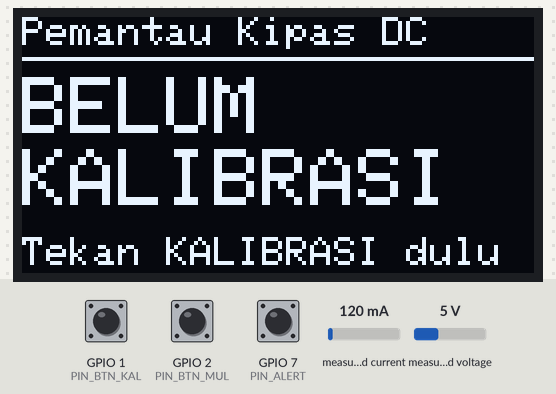
This sketch was run on a simulated ESP32-S3. On the bench: 128×64 one-colour display. Wiring (inferred from the names in the program): INA219 current sensor at I2C address 0x44. Inputs (shaded band) come from the test bench; at power-on: GPIO 1 (PIN_BTN_KAL) HIGH, GPIO 2 (PIN_BTN_MUL) HIGH, GPIO 7 (PIN_ALERT) HIGH, measured current 120 mA, measured voltage 5 V. EEPROM starts erased; what the sketch prints to the serial monitor is not drawn.

Above: at 2.7 s.
2.8 s: GPIO 1 (PIN_BTN_KAL) pulled LOW for 0.15 s
At 2.85 s:
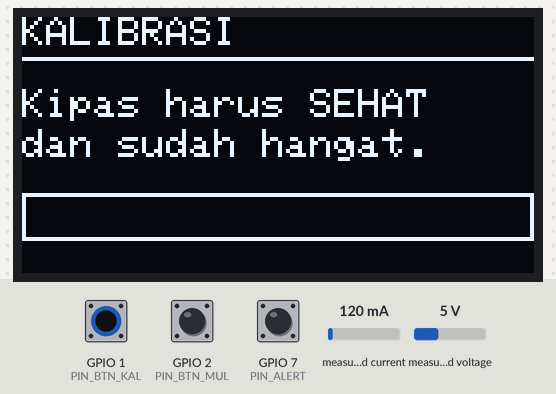
At 4.1 s:
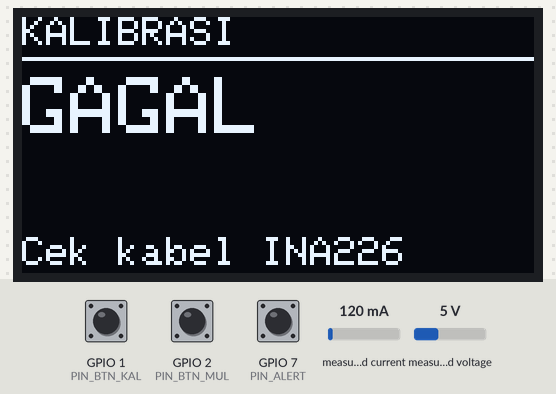
4.4 s: GPIO 2 (PIN_BTN_MUL) pulled LOW for 0.15 s
At 4.8 s:
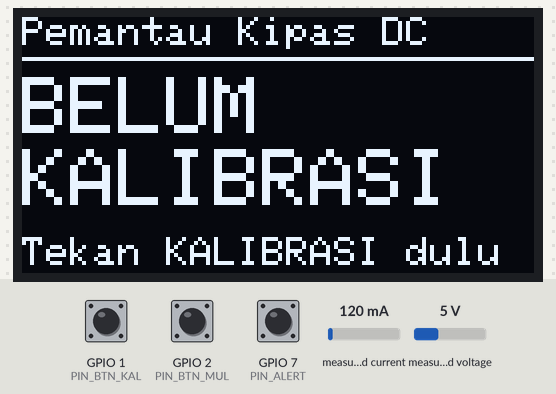
Timing chart, 0 to 7.4 s (numbered marks = the images above; inputs shaded):
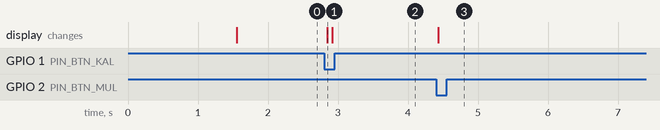

Measured:
- after the input at 2.8 s, the display: changes at once (image 1)
- after the input at 4.4 s, the display: changes at once (image 3)

The sketch:

03_klasifikasi.ino
```cpp
/*
 * 03_klasifikasi.ino  —  Klasifikasi kondisi kipas di perangkat (edge AI)
 * --------------------------------------------------------------
 * Alur per jendela (768 sampel ≈ 253 ms pada 3030 SPS):
 *   akuisisi INA226 (ALERT) → ciri riak + FFT 1024 → MLP int8 → kelas
 * Kelas: Sehat, Aliran Terhambat, Tidak Dikenal.
 *
 * Antarmuka mandiri (opsional, tanpa laptop):
 *   OLED SSD1306 128x64 di I2C kedua (SDA GPIO4, SCL GPIO5, 400 kHz) —
 *   terpisah dari INA226 agar pencuplikan tidak terganggu.
 *   Tombol KALIBRASI (GPIO1 ke GND) dan tombol MULAI (GPIO2 ke GND).
 *   Bila OLED terdeteksi, perangkat menunggu tombol MULAI; tanpa OLED,
 *   pembacaan langsung berjalan (mode laptop).
 *
 * Kalibrasi (WAJIB sekali per kipas, saat kipas terpasang, hangat, dan sehat):
 *   tombol KALIBRASI, kirim 'k' lewat Serial Monitor (115200), atau tahan
 *   tombol BOOT ±2 detik. Perangkat merekam ±10 detik dan menyimpan patokan
 *   arus & riak ke flash, lalu mulai membaca.
 * Perintah Serial lain: 'm' = mulai/berhenti membaca, 'r' = hapus kalibrasi,
 *   'd' = kirim satu jendela mentah + ciri (verifikasi tools/cek_firmware.py).
 *
 * Model & parameter: model_data.h (dibuat tools/ekspor_model.py).
 * Pengaman fisik: |I/I_patokan − 1| > 25 % → Tidak Dikenal.
 * -------------------------------------------------------------- */

#include <Wire.h>
#include <Preferences.h>
#include <math.h>
#include "soc/gpio_reg.h"
#include <Adafruit_GFX.h>
#include <Adafruit_SSD1306.h>
#include "model_data.h"

// ---------------- Perangkat keras (sama dengan sketch 02) ----------------
#define PIN_SDA      8
#define PIN_SCL      9
#define PIN_ALERT    7
#define PIN_BOOT     0
#define PIN_BTN_KAL  1           // tombol KALIBRASI ke GND
#define PIN_BTN_MUL  2           // tombol MULAI/BERHENTI ke GND
#define PIN_OLED_SDA 4
#define PIN_OLED_SCL 5
#define INA_ADDR     0x44
#define I2C_HZ       1000000
#define VSHCT_CODE   2           // 332 us -> ±3030 SPS
#define REG_CONFIG   0x00
#define REG_SHUNT    0x01
#define REG_MASK     0x06
#define LSB_MA       0.025f      // 2,5 uV / 0,1 ohm

// ---------------- Pengolahan sinyal ----------------
#define N_WIN        768
#define N_FFT        1024
#define N_BIN        (N_FFT / 2 + 1)
#define N_KALIB      40          // jendela kalibrasi (±10 s)
#define N_VOTE       5           // pemungutan suara jendela terakhir
#define EPSF         1e-6f

struct Ciri { float log_dc, riak_dc, kurtosis, crest, flat, lantai_rel, dc; };

static const char *KELAS[3] = {"Sehat", "Aliran Terhambat", "Tidak Dikenal"};

static float sig[N_WIN];
static float win[N_WIN];
static float re[N_FFT], im[N_FFT];
static float amp[N_BIN];
static float tmp[N_BIN];
static float tw_c[N_FFT / 2], tw_s[N_FFT / 2];
static float win_sum = 0;

Preferences prefs;
bool kalibrasi_ada = false;
float base_logdc = 0, base_riak = 0;
int votes[N_VOTE]; int vote_n = 0, vote_i = 0;
bool membaca = true;

// ---------------- OLED & tombol ----------------
TwoWire WireOled = TwoWire(1);
Adafruit_SSD1306 oled(128, 64, &WireOled, -1);
bool oled_ok = false;
volatile bool req_kal = false, req_mul = false;
volatile uint32_t t_kal = 0, t_mul = 0;

void IRAM_ATTR isrKal() { uint32_t t = millis(); if (t - t_kal > 300) { req_kal = true; t_kal = t; } }
void IRAM_ATTR isrMul() { uint32_t t = millis(); if (t - t_mul > 300) { req_mul = true; t_mul = t; } }

void layarTeks(const char *baris1, const char *besar1, const char *besar2, const char *baris4) {
  if (!oled_ok) return;
  oled.clearDisplay();
  oled.setTextColor(SSD1306_WHITE);
  oled.setTextSize(1); oled.setCursor(0, 0); oled.print(baris1);
  oled.drawFastHLine(0, 10, 128, SSD1306_WHITE);
  oled.setTextSize(2);
  oled.setCursor(0, 15); oled.print(besar1);
  if (besar2 && besar2[0]) { oled.setCursor(0, 33); oled.print(besar2); }
  oled.setTextSize(1); oled.setCursor(0, 55); oled.print(baris4);
  oled.display();
}

void layarProgres(int n, int total) {
  if (!oled_ok) return;
  oled.clearDisplay();
  oled.setTextSize(1); oled.setCursor(0, 0); oled.print("KALIBRASI");
  oled.drawFastHLine(0, 10, 128, SSD1306_WHITE);
  oled.setCursor(0, 18); oled.print("Kipas harus SEHAT");
  oled.setCursor(0, 28); oled.print("dan sudah hangat.");
  oled.drawRect(0, 44, 128, 12, SSD1306_WHITE);
  oled.fillRect(2, 46, (int)(124.0f * n / total), 8, SSD1306_WHITE);
  oled.display();
}

void layarSiap() {
  char b4[32];
  if (kalibrasi_ada) snprintf(b4, sizeof(b4), "Patokan %.1f mA", powf(10, base_logdc));
  else snprintf(b4, sizeof(b4), "Tekan KALIBRASI dulu");
  layarTeks("Pemantau Kipas DC", kalibrasi_ada ? "SIAP" : "BELUM", kalibrasi_ada ? "tekan MULAI" : "KALIBRASI", b4);
}

void layarHasil(int stabil, float dc, float dI, float yakin) {
  if (!oled_ok) return;
  static const char *A[3] = {"SEHAT", "ALIRAN", "TIDAK"};
  static const char *B[3] = {"", "TERHAMBAT", "DIKENAL"};
  char b4[32];
  snprintf(b4, sizeof(b4), "%.1fmA %+.1f%% %d%%", dc, dI * 100, (int)(yakin * 100 + 0.5f));
  layarTeks("Kondisi kipas:     *", A[stabil], B[stabil], b4);
}

// ================= INA226 =================
bool readReg(uint8_t reg, uint16_t &out) {
  Wire.beginTransmission(INA_ADDR);
  Wire.write(reg);
  if (Wire.endTransmission() != 0) return false;
  if (Wire.requestFrom((uint8_t)INA_ADDR, (uint8_t)2) != 2) return false;
  uint8_t hi = Wire.read(), lo = Wire.read();
  out = ((uint16_t)hi << 8) | lo;
  return true;
}

bool writeReg(uint8_t reg, uint16_t val) {
  Wire.beginTransmission(INA_ADDR);
  Wire.write(reg);
  Wire.write((uint8_t)(val >> 8));
  Wire.write((uint8_t)(val & 0xFF));
  return Wire.endTransmission() == 0;
}

void startContinuous() {
  writeReg(REG_CONFIG, 0x4000 | ((uint16_t)(VSHCT_CODE & 0x7) << 3) | 0x0005);  // AVG=1, shunt kontinu
  writeReg(REG_MASK, 0x0400);                                                     // CNVR → ALERT
  uint16_t dummy; readReg(REG_MASK, dummy);
}

// Rekam satu jendela. Mengembalikan laju cuplik [Hz] atau 0 bila gagal.
// Loop dibuat seringan mungkin: waktu baca ESP32 (2 transaksi I2C) hanya
// ±3 us lebih cepat dari satu konversi 332 us, jadi konversi ke mA dan
// pencatatan waktu dilakukan setelah jendela selesai.
static int16_t rawBuf[N_WIN];
static uint16_t dtHist[1024];                      // histogram jarak antar sampel (us)
uint32_t lastMissed = 0;
float captureWindow() {
  uint32_t t_first = 0, t_prev = 0, missed = 0;
  memset(dtHist, 0, sizeof(dtHist));
  Serial.flush();                                   // jangan ada pengiriman Serial selama akuisisi
  uint16_t dummy0; readReg(REG_MASK, dummy0);       // buang konversi yang sudah lama menunggu
  for (int i = 0; i < N_WIN; i++) {
    uint32_t start = micros();
    while (REG_READ(GPIO_IN_REG) & (1UL << PIN_ALERT)) {   // ALERT aktif-LOW (baca register langsung)
      if (micros() - start > 50000) return 0;
    }
    uint32_t t = micros();
    uint16_t raw, dummy;
    if (!readReg(REG_MASK, dummy)) return 0;        // hapus flag DULU
    if (!readReg(REG_SHUNT, raw)) return 0;
    rawBuf[i] = (int16_t)raw;
    if (i == 0) t_first = t;
    else {
      uint32_t dt = t - t_prev;
      dtHist[dt < 1023 ? dt : 1023]++;
      if (dt > 498) missed++;                       // > 1,5 x 332 us
    }
    t_prev = t;
  }
  for (int i = 0; i < N_WIN; i++) sig[i] = rawBuf[i] * LSB_MA;
  lastMissed = missed;
  // Laju cuplik = 1 / median jarak antar sampel (sama dengan tools/capture_fft.py)
  uint32_t half = (N_WIN - 1) / 2, cum = 0;
  for (int d = 0; d < 1024; d++) {
    cum += dtHist[d];
    if (cum > half) return 1e6f / (float)d;
  }
  return 0;
}

// ================= FFT radix-2 (in-place) =================
void fftInit() {
  for (int i = 0; i < N_FFT / 2; i++) {
    tw_c[i] = cosf(2.0f * PI * i / N_FFT);
    tw_s[i] = -sinf(2.0f * PI * i / N_FFT);
  }
  win_sum = 0;
  for (int n = 0; n < N_WIN; n++) {                // = numpy.hanning(N_WIN)
    win[n] = 0.5f - 0.5f * cosf(2.0f * PI * n / (N_WIN - 1));
    win_sum += win[n];
  }
}

void fft() {
  for (int i = 1, j = 0; i < N_FFT; i++) {          // pembalikan bit
    int bit = N_FFT >> 1;
    for (; j & bit; bit >>= 1) j ^= bit;
    j ^= bit;
    if (i < j) { float t = re[i]; re[i] = re[j]; re[j] = t; t = im[i]; im[i] = im[j]; im[j] = t; }
  }
  for (int len = 2; len <= N_FFT; len <<= 1) {
    int step = N_FFT / len;
    for (int i = 0; i < N_FFT; i += len) {
      for (int k = 0; k < len / 2; k++) {
        float wr = tw_c[k * step], wi = tw_s[k * step];
        int a = i + k, b = i + k + len / 2;
        float xr = re[b] * wr - im[b] * wi;
        float xi = re[b] * wi + im[b] * wr;
        re[b] = re[a] - xr; im[b] = im[a] - xi;
        re[a] += xr;        im[a] += xi;
      }
    }
  }
}

int cmpf(const void *a, const void *b) {
  float x = *(const float *)a, y = *(const float *)b;
  return (x > y) - (x < y);
}

// ================= Ciri (harus identik dengan tools/fitur.py) =================
Ciri hitungCiri(float fs) {
  Ciri c;
  double s = 0;
  for (int n = 0; n < N_WIN; n++) s += sig[n];
  float dc = s / N_WIN;
  double m2 = 0, m4 = 0; float pk = 0;
  for (int n = 0; n < N_WIN; n++) {
    float a = sig[n] - dc;
    double a2 = (double)a * a;
    m2 += a2; m4 += a2 * a2;
    if (fabsf(a) > pk) pk = fabsf(a);
  }
  m2 /= N_WIN; m4 /= N_WIN;
  float rms = sqrtf((float)m2) + EPSF;
  c.dc = dc;
  c.log_dc = log10f(fmaxf(dc, 0.1f));
  c.riak_dc = rms / fmaxf(dc, 1.0f);
  c.kurtosis = (float)(m4 / pow(rms, 4)) - 3.0f;
  c.crest = pk / rms;

  for (int n = 0; n < N_FFT; n++) {
    re[n] = (n < N_WIN) ? (sig[n] - dc) * win[n] : 0.0f;
    im[n] = 0.0f;
  }
  fft();
  for (int k = 0; k < N_BIN; k++) amp[k] = 2.0f * sqrtf(re[k] * re[k] + im[k] * im[k]) / win_sum;

  float df = fs / N_FFT;
  double sum_log = 0, sum_p = 0; int nb = 0;
  for (int k = 0; k < N_BIN; k++) {
    float f = k * df;
    if (f > 50.0f && f < 1500.0f) {
      double p = (double)amp[k] * amp[k] + 1e-12;
      sum_log += log(p); sum_p += p; nb++;
    }
  }
  c.flat = nb ? (float)(exp(sum_log / nb) / (sum_p / nb)) : 0.0f;

  for (int k = 1; k < N_BIN; k++) tmp[k - 1] = amp[k];      // median amp[1:]
  qsort(tmp, N_BIN - 1, sizeof(float), cmpf);
  int m = N_BIN - 1;
  float med = (m % 2) ? tmp[m / 2] : 0.5f * (tmp[m / 2 - 1] + tmp[m / 2]);
  c.lantai_rel = log10f(med / rms + EPSF);
  return c;
}

// ================= MLP int8 =================
void inferensi(const float in[MODEL_N_IN], float prob[MODEL_N_OUT]) {
  int32_t q0[MODEL_N_IN], q1[MODEL_N_H1], q2[MODEL_N_H2];
  for (int i = 0; i < MODEL_N_IN; i++) {
    float x = fminf(fmaxf(in[i], CLIP_LO[i]), CLIP_HI[i]);
    float z = (x - SC_MEAN[i]) / SC_STD[i];
    q0[i] = (int32_t)fminf(fmaxf(roundf(z / S_IN0), -127.0f), 127.0f);
  }
  for (int o = 0; o < MODEL_N_H1; o++) {
    int32_t acc = MDL_B1[o];
    for (int i = 0; i < MODEL_N_IN; i++) acc += (int32_t)MDL_W1[o * MODEL_N_IN + i] * q0[i];
    q1[o] = (int32_t)fminf(fmaxf(roundf(acc * MDL_M1), 0.0f), 127.0f);
  }
  for (int o = 0; o < MODEL_N_H2; o++) {
    int32_t acc = MDL_B2[o];
    for (int i = 0; i < MODEL_N_H1; i++) acc += (int32_t)MDL_W2[o * MODEL_N_H1 + i] * q1[i];
    q2[o] = (int32_t)fminf(fmaxf(roundf(acc * MDL_M2), 0.0f), 127.0f);
  }
  float mx = -1e30f, logit[MODEL_N_OUT], s = 0;
  for (int o = 0; o < MODEL_N_OUT; o++) {
    int32_t acc = MDL_B3[o];
    for (int i = 0; i < MODEL_N_H2; i++) acc += (int32_t)MDL_W3[o * MODEL_N_H2 + i] * q2[i];
    logit[o] = acc * MDL_M3;
    if (logit[o] > mx) mx = logit[o];
  }
  for (int o = 0; o < MODEL_N_OUT; o++) { prob[o] = expf(logit[o] - mx); s += prob[o]; }
  for (int o = 0; o < MODEL_N_OUT; o++) prob[o] /= s;
}

// ================= Kalibrasi =================
void muatKalibrasi() {
  prefs.begin("kipas", true);
  kalibrasi_ada = prefs.getBool("ok", false);
  base_logdc = prefs.getFloat("logdc", 0);
  base_riak = prefs.getFloat("riak", 0);
  prefs.end();
}

void kalibrasi() {
  static float a[N_KALIB], b[N_KALIB];
  Serial.println("# KALIBRASI: pastikan kipas SEHAT terpasang. Merekam ±10 detik ...");
  int n = 0;
  while (n < N_KALIB) {
    layarProgres(n, N_KALIB);
    float fs = captureWindow();
    if (fs <= 0) {
      Serial.println("# ERROR akuisisi saat kalibrasi");
      layarTeks("KALIBRASI", "GAGAL", "", "Cek kabel INA226");
      return;
    }
    Ciri c = hitungCiri(fs);
    a[n] = c.log_dc; b[n] = c.riak_dc; n++;
  }
  qsort(a, N_KALIB, sizeof(float), cmpf); qsort(b, N_KALIB, sizeof(float), cmpf);
  base_logdc = 0.5f * (a[N_KALIB / 2 - 1] + a[N_KALIB / 2]);
  base_riak = 0.5f * (b[N_KALIB / 2 - 1] + b[N_KALIB / 2]);
  prefs.begin("kipas", false);
  prefs.putFloat("logdc", base_logdc); prefs.putFloat("riak", base_riak); prefs.putBool("ok", true);
  prefs.end();
  kalibrasi_ada = true; vote_n = 0; membaca = true;
  Serial.printf("# KALIBRASI SELESAI: arus patokan %.2f mA, riak/DC patokan %.4f\n",
                powf(10, base_logdc), base_riak);
  char b4[32]; snprintf(b4, sizeof(b4), "Patokan %.1f mA", powf(10, base_logdc));
  layarTeks("KALIBRASI", "SELESAI", "", b4);
  delay(1200);
}

void hapusKalibrasi() {
  prefs.begin("kipas", false); prefs.clear(); prefs.end();
  kalibrasi_ada = false; vote_n = 0; membaca = !oled_ok;
  Serial.println("# Kalibrasi dihapus.");
  layarSiap();
}

// ================= Mode debug untuk verifikasi =================
void dumpJendela() {
  float fs = captureWindow();
  if (fs <= 0) { Serial.println("#ERROR akuisisi"); return; }
  Ciri c = hitungCiri(fs);
  Serial.println("#RAW_BEGIN");
  Serial.printf("#fs=%.3f\n", fs);
  Serial.printf("#missed=%lu\n", (unsigned long)lastMissed);
  for (int n = 0; n < N_WIN; n++) Serial.printf("%.4f\n", sig[n]);
  Serial.println("#RAW_END");
  Serial.printf("#CIRI log_dc=%.6f riak_dc=%.6f kurtosis=%.6f crest=%.6f flat=%.6f lantai_rel=%.6f\n",
                c.log_dc, c.riak_dc, c.kurtosis, c.crest, c.flat, c.lantai_rel);
  if (kalibrasi_ada) {
    float in[MODEL_N_IN] = {c.riak_dc, c.kurtosis, c.crest, c.flat, c.lantai_rel,
                            c.log_dc - base_logdc, c.riak_dc - base_riak};
    float pr[MODEL_N_OUT]; inferensi(in, pr);
    Serial.printf("#BASE logdc=%.6f riak=%.6f\n", base_logdc, base_riak);
    Serial.printf("#PROB %.6f %.6f %.6f\n", pr[0], pr[1], pr[2]);
  }
}

// ================= Utama =================
void setup() {
  Serial.begin(115200);
  delay(1500);
  pinMode(PIN_ALERT, INPUT_PULLUP);
  pinMode(PIN_BOOT, INPUT_PULLUP);
  Wire.begin(PIN_SDA, PIN_SCL, I2C_HZ);
  fftInit();
  startContinuous();
  muatKalibrasi();

  pinMode(PIN_BTN_KAL, INPUT_PULLUP);
  pinMode(PIN_BTN_MUL, INPUT_PULLUP);
  attachInterrupt(digitalPinToInterrupt(PIN_BTN_KAL), isrKal, FALLING);
  attachInterrupt(digitalPinToInterrupt(PIN_BTN_MUL), isrMul, FALLING);
  WireOled.begin(PIN_OLED_SDA, PIN_OLED_SCL, 400000);
  // Pustaka SSD1306 tidak memeriksa ACK, jadi alamat layar diperiksa langsung.
  uint8_t oled_addr = 0;
  for (uint8_t a : {0x3C, 0x3D}) {
    WireOled.beginTransmission(a);
    if (WireOled.endTransmission() == 0) { oled_addr = a; break; }
  }
  oled_ok = oled_addr && oled.begin(SSD1306_SWITCHCAPVCC, oled_addr);
  membaca = !oled_ok;                     // dengan OLED: tunggu tombol MULAI
  layarSiap();

  Serial.println("# Klasifikasi kondisi kipas — edge AI (MLP int8, 3 kelas)");
  Serial.printf("# OLED: %s. Pembacaan %s.\n", oled_ok ? "terdeteksi" : "tidak ada",
                membaca ? "langsung berjalan" : "menunggu tombol MULAI / perintah 'm'");
  if (kalibrasi_ada)
    Serial.printf("# Kalibrasi tersimpan: arus patokan %.2f mA\n", powf(10, base_logdc));
  else
    Serial.println("# BELUM DIKALIBRASI: pasang kipas sehat, lalu kirim 'k' atau tahan BOOT 2 detik.");
}

void loop() {
  if (Serial.available()) {
    char ch = Serial.read();
    if (ch == 'k' || ch == 'K') kalibrasi();
    else if (ch == 'r' || ch == 'R') hapusKalibrasi();
    else if (ch == 'd' || ch == 'D') dumpJendela();
    else if (ch == 'm' || ch == 'M') req_mul = true;
  }
  if (req_kal) { req_kal = false; kalibrasi(); }
  if (req_mul) {
    req_mul = false;
    membaca = !membaca; vote_n = 0;
    Serial.printf("# Pembacaan %s\n", membaca ? "DIMULAI" : "DIHENTIKAN");
    if (!membaca || !kalibrasi_ada) layarSiap();
  }
  if (digitalRead(PIN_BOOT) == LOW) {
    uint32_t t = millis();
    while (digitalRead(PIN_BOOT) == LOW && millis() - t < 2000) delay(10);
    if (millis() - t >= 2000) kalibrasi();
  }
  if (!membaca) { delay(20); return; }

  float fs = captureWindow();
  if (fs <= 0) { Serial.println("# ERROR akuisisi (cek kabel ALERT/I2C)"); startContinuous(); delay(200); return; }
  uint32_t t0 = micros();
  Ciri c = hitungCiri(fs);
  uint32_t t1 = micros();

  if (!kalibrasi_ada) {
    Serial.printf("I=%6.2f mA  | BELUM DIKALIBRASI (kirim 'k')\n", c.dc);
    layarSiap();
    return;
  }
  float in[MODEL_N_IN] = {c.riak_dc, c.kurtosis, c.crest, c.flat, c.lantai_rel,
                          c.log_dc - base_logdc, c.riak_dc - base_riak};
  float pr[MODEL_N_OUT];
  inferensi(in, pr);
  uint32_t t2 = micros();

  int kls = 0;
  for (int o = 1; o < MODEL_N_OUT; o++) if (pr[o] > pr[kls]) kls = o;
  float dI = powf(10, c.log_dc - base_logdc) - 1.0f;
  if (fabsf(dI) > MODEL_BATAS_ARUS) kls = 2;                      // pengaman fisik

  votes[vote_i] = kls; vote_i = (vote_i + 1) % N_VOTE; if (vote_n < N_VOTE) vote_n++;
  int cnt[3] = {0, 0, 0};
  for (int i = 0; i < vote_n; i++) cnt[votes[i]]++;
  int stabil = 0;
  for (int k = 1; k < 3; k++) if (cnt[k] > cnt[stabil]) stabil = k;

  Serial.printf("I=%6.2f mA  dI=%+5.1f%%  P=[%.2f %.2f %.2f]  jendela: %-16s | KONDISI: %-16s (%d/%d)  ciri %lu us, inferensi %lu us\n",
                c.dc, dI * 100, pr[0], pr[1], pr[2], KELAS[kls], KELAS[stabil], cnt[stabil], vote_n,
                (unsigned long)(t1 - t0), (unsigned long)(t2 - t1));
  layarHasil(stabil, c.dc, dI, pr[stabil]);
}
```

Source omitted: model_data.h (data table, 5123 bytes)
